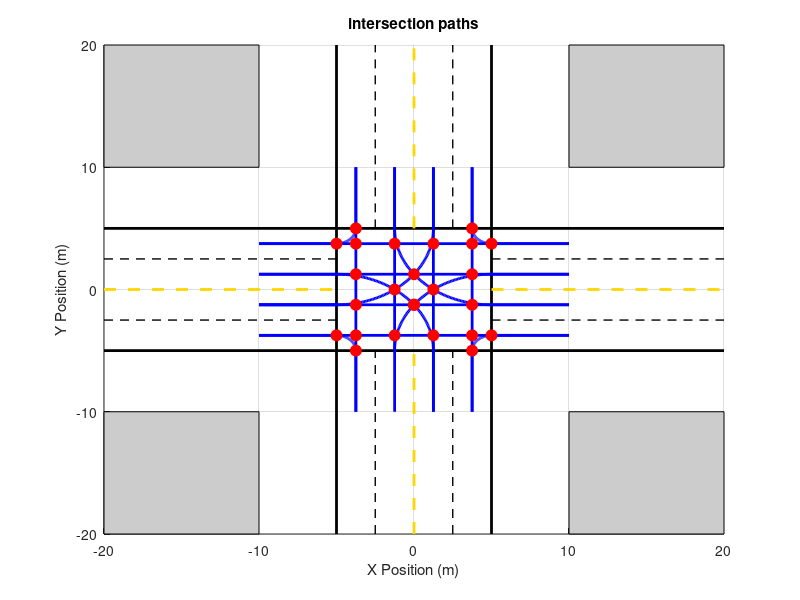

MATLAB code for this plot:
figure;
hold on;

% 定义新的路宽
lane_width = 2.5;

% 绘制四个灰色区域，代表建筑或路外区域
fill([-20 -20 -10 -10], [20 10 10 20], [0.8 0.8 0.8]); % 左上角
fill([10 10 20 20], [20 10 10 20], [0.8 0.8 0.8]); % 右上角
fill([-20 -20 -10 -10], [-20 -10 -10 -20], [0.8 0.8 0.8]); % 左下角
fill([10 10 20 20], [-20 -10 -10 -20], [0.8 0.8 0.8]); % 右下角

% 黑色实线表示道路边界
plot([-20 20], [lane_width*2 lane_width*2], 'k', 'LineWidth', 2); % 顶部边界
plot([-20 20], [-lane_width*2 -lane_width*2], 'k', 'LineWidth', 2); % 底部边界
plot([lane_width*2 lane_width*2], [-20 20], 'k', 'LineWidth', 2); % 右侧边界
plot([-lane_width*2 -lane_width*2], [-20 20], 'k', 'LineWidth', 2); % 左侧边界

% 黄色虚线分隔相向车道，路口中央不画
plot([0 0], [lane_width*2 20], '--', 'Color', [1 0.843 0], 'LineWidth', 2); % 顶部黄线（纵向）
plot([0 0], [-20 -lane_width*2], '--', 'Color', [1 0.843 0], 'LineWidth', 2); % 底部黄线（纵向）
plot([-20 -lane_width*2], [0 0], '--', 'Color', [1 0.843 0], 'LineWidth', 2); % 左侧黄线（横向）
plot([lane_width*2 20], [0 0], '--', 'Color', [1 0.843 0], 'LineWidth', 2); % 右侧黄线（横向）
% 黑色虚线分隔同向两车道，路口中央不画虚线
plot([-20 -lane_width*2], [lane_width lane_width], '--k', 'LineWidth', 1); % 顶部左侧虚线
plot([lane_width*2 20], [lane_width lane_width], '--k', 'LineWidth', 1);   % 顶部右侧虚线
plot([-20 -lane_width*2], [-lane_width -lane_width], '--k', 'LineWidth', 1); % 底部左侧虚线
plot([lane_width*2 20], [-lane_width -lane_width], '--k', 'LineWidth', 1);   % 底部右侧虚线
plot([lane_width lane_width], [lane_width*2 20], '--k', 'LineWidth', 1); % 右侧顶部虚线
plot([lane_width lane_width], [-20 -lane_width*2], '--k', 'LineWidth', 1);  % 右侧底部虚线
plot([-lane_width -lane_width], [lane_width*2 20], '--k', 'LineWidth', 1); % 左侧顶部虚线
plot([-lane_width -lane_width], [-20 -lane_width*2], '--k', 'LineWidth', 1);  % 左侧底部虚线

% 绘制直行路径
straight_paths = {
    [-10, -1.25], [10, -1.25];    % 直行
    [-10, -3.75], [10, -3.75];    % 直行
    [1.25, -10], [1.25, 10];      % 直行
    [3.75, -10], [3.75, 10];      % 直行
    [10, 1.25], [-10, 1.25];      % 直行
    [10, 3.75], [-10, 3.75];      % 直行
    [-1.25, 10], [-1.25, -10];    % 直行
    [-3.75, 10], [-3.75, -10];    % 直行
};

for i = 1:size(straight_paths, 1)
    start_pos = straight_paths{i, 1};
    end_pos = straight_paths{i, 2};
    plot([start_pos(1), end_pos(1)], [start_pos(2), end_pos(2)], 'b', 'LineWidth', 2);
end

% 绘制拐弯路径
turn_paths = {
    [1.25, -10], [1.25, -5], [-5, 1.25], [-10, 1.25], [-5, -5];  % 左
    [3.75, -10], [3.75, -5], [5, -3.75], [10, -3.75], [5, -5];  % 右
    [-10, -1.25], [-5, -1.25], [1.25, 5], [1.25, 10], [-5, 5];  % 左
    [-10, -3.75], [-5, -3.75], [-3.75, -5], [-3.75, -10], [-5, -5]; % 右
    [10, 1.25], [5, 1.25], [-5, -1.25], [-10, -1.25], [5, -5];  % 左
    [10, 3.75], [5, 3.75], [3.75, 5], [3.75, 10], [5, 5];       % 右
    [-1.25, 10], [-1.25, 5], [5, -1.25], [10, -1.25], [5, 5];   % 左
    [-3.75, 10], [-3.75, 5], [-5, 3.75], [-10, 3.75], [-5, 5];  % 右
};

for i = 1:size(turn_paths, 1)
    start_pos = turn_paths{i, 1};
    mid_point1 = turn_paths{i, 2};
    mid_point2 = turn_paths{i, 3};
    end_pos = turn_paths{i, 4};
    center = turn_paths{i, 5};

    plot([start_pos(1), mid_point1(1)], [start_pos(2), mid_point1(2)], 'b', 'LineWidth', 2);

    % 画四分之一圆弧
    r = norm(mid_point1 - center);
    theta1 = atan2(mid_point1(2)-center(2), mid_point1(1)-center(1));
    
    % 确保右转路径为顺时针方向
    if mod(i, 2) == 0  % 对于右转路径
        theta2 = theta1 - pi/2;  % 顺时针方向
        if theta2 < -pi
            theta2 = theta2 + 2 * pi;  % 环绕角度调整
        end
    else  % 对于左转路径
        theta2 = theta1 + pi/2;  % 左转为逆时针方向
    end

    theta = linspace(theta1, theta2, 100);
    arc_x = center(1) + r * cos(theta);
    arc_y = center(2) + r * sin(theta);
    plot(arc_x, arc_y, 'b', 'LineWidth', 2);

    plot([mid_point2(1), end_pos(1)], [mid_point2(2), end_pos(2)], 'b', 'LineWidth', 2);
end

% 绘制路径交叉点的红点
intersection_points = [
    0, 1.25;        % 原始交点
    -1.25, 3.75;    % 原始交点
     % 原始交点
       % 原始交点
    0, -1.25;       % 中心对称点
    1.25, -3.75;    % 中心对称点

    % 轴对称点
    0, -1.25;       % 关于x轴对称
    1.25, 3.75;     % 关于y轴对称

    0, -1.25;       % 关于原点对称
    -1.25, -3.75;   % 关于原点对称
    3.75,1.25;
    3.75,-1.25;
    -3.75,-1.25;
    -3.75,1.25;
    1.25,0;
    -1.25,0;

    3.75,3.75;
    3.75,-3.75;
    -3.75,-3.75;
    -3.75,3.75;

    3.75,5;
    3.75,-5;
    -3.75,-5;
    -3.75,5;
    5,3.75;
    5,-3.75;
    -5,-3.75;
    -5,3.75;
];

plot(intersection_points(:,1), intersection_points(:,2), 'ro', 'MarkerSize', 8, 'MarkerFaceColor', 'r');

% 设置图形属性
xlabel('X Position (m)');
ylabel('Y Position (m)');
xlim([-20 20]);
ylim([-20 20]);
title('intersection paths');
grid on;

hold off;
